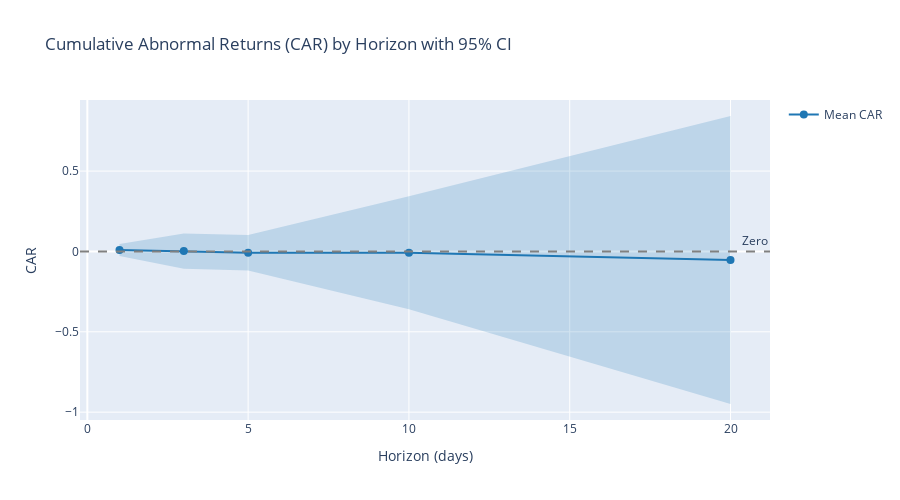

This figure's notebook cell:
### Code cell
# === 7D: CAR Chart with 95% CI ===

if 'ev_outcomes' in globals() and not ev_outcomes.empty and 'car_fwd' in ev_outcomes.columns:
    print("\n--- Generating CAR Chart with 95% CI ---")
    
    # Aggregate CAR by horizon
    car_by_horizon = []
    for H in HORIZONS:
        if H in ev_outcomes['H'].values:
            car_vals = ev_outcomes.loc[ev_outcomes['H'] == H, 'car_fwd'].dropna().values
            if len(car_vals) > 0:
                car_by_horizon.append({
                    'H': H,
                    'mean': np.mean(car_vals),
                    'median': np.median(car_vals),
                    'std': np.std(car_vals, ddof=1),
                    'n': len(car_vals)
                })
    
    if car_by_horizon:
        car_df = pd.DataFrame(car_by_horizon)
        
        # Calculate 95% CI using t-distribution
        from scipy import stats as scipy_stats
        car_df['ci_lower'] = car_df.apply(
            lambda row: row['mean'] - scipy_stats.t.ppf(0.975, row['n']-1) * row['std'] / np.sqrt(row['n']),
            axis=1
        )
        car_df['ci_upper'] = car_df.apply(
            lambda row: row['mean'] + scipy_stats.t.ppf(0.975, row['n']-1) * row['std'] / np.sqrt(row['n']),
            axis=1
        )
        
        # Create CAR chart
        fig = go.Figure()
        
        # Mean CAR line
        fig.add_trace(go.Scatter(
            x=car_df['H'],
            y=car_df['mean'],
            mode='lines+markers',
            name='Mean CAR',
            line=dict(color='#1f77b4', width=2),
            marker=dict(size=8)
        ))
        
        # 95% CI band
        fig.add_trace(go.Scatter(
            x=car_df['H'],
            y=car_df['ci_upper'],
            mode='lines',
            name='95% CI Upper',
            line=dict(color='rgba(31, 119, 180, 0.3)', width=0),
            showlegend=False
        ))
        fig.add_trace(go.Scatter(
            x=car_df['H'],
            y=car_df['ci_lower'],
            mode='lines',
            name='95% CI Lower',
            line=dict(color='rgba(31, 119, 180, 0.3)', width=0),
            fill='tonexty',
            fillcolor='rgba(31, 119, 180, 0.2)',
            showlegend=False
        ))
        
        # Zero line
        fig.add_hline(y=0, line_dash="dash", line_color="gray", annotation_text="Zero")
        
        fig.update_layout(
            title="Cumulative Abnormal Returns (CAR) by Horizon with 95% CI",
            xaxis_title="Horizon (days)",
            yaxis_title="CAR",
            height=500,
            showlegend=True
        )
        
        fig.show()
        
        # Save to artifacts
        artifacts_dir = Path("artifacts")
        artifacts_dir.mkdir(exist_ok=True)
        fig.write_html(str(artifacts_dir / "car_chart.html"))
        try:
            fig.write_image(str(artifacts_dir / "car_chart.png"), width=1200, height=500)
            print(f"✅ CAR chart saved to artifacts/")
        except Exception as e:
            print(f"⚠️ Could not save PNG: {e}")
        
        display(car_df)
    else:
        print("⚠️ No CAR data available for charting")
else:
    print("\nSkipping CAR chart (no forward outcomes with car_fwd)")

### Figure 1 — Plotly figure (JSON) as saved in the notebook; plotly's stock layout.template omitted (floating-point values rounded to 4 significant figures)
{"data": [{"line": {"color": "#1f77b4", "width": 2}, "marker": {"size": 8}, "mode": "lines+markers", "name": "Mean CAR", "type": "scatter", "x": [1, 3, 5, 10, 20], "y": [0.008476, 0.002106, -0.00785, -0.007899, -0.05323]}, {"line": {"color": "rgba(31, 119, 180, 0.3)", "width": 0}, "mode": "lines", "name": "95% CI Upper", "showlegend": false, "type": "scatter", "x": [1, 3, 5, 10, 20], "y": [0.04557, 0.1117, 0.1027, 0.3432, 0.8427]}, {"fill": "tonexty", "fillcolor": "rgba(31, 119, 180, 0.2)", "line": {"color": "rgba(31, 119, 180, 0.3)", "width": 0}, "mode": "lines", "name": "95% CI Lower", "showlegend": false, "type": "scatter", "x": [1, 3, 5, 10, 20], "y": [-0.02862, -0.1075, -0.1184, -0.359, -0.9492]}], "layout": {"annotations": [{"showarrow": false, "text": "Zero", "x": 1, "xanchor": "right", "xref": "x domain", "y": 0, "yanchor": "bottom", "yref": "y"}], "height": 500, "shapes": [{"line": {"color": "gray", "dash": "dash"}, "type": "line", "x0": 0, "x1": 1, "xref": "x domain", "y0": 0, "y1": 0, "yref": "y"}], "showlegend": true, "title": {"text": "Cumulative Abnormal Returns (CAR) by Horizon with 95% CI"}, "xaxis": {"title": {"text": "Horizon (days)"}}, "yaxis": {"title": {"text": "CAR"}}}}
